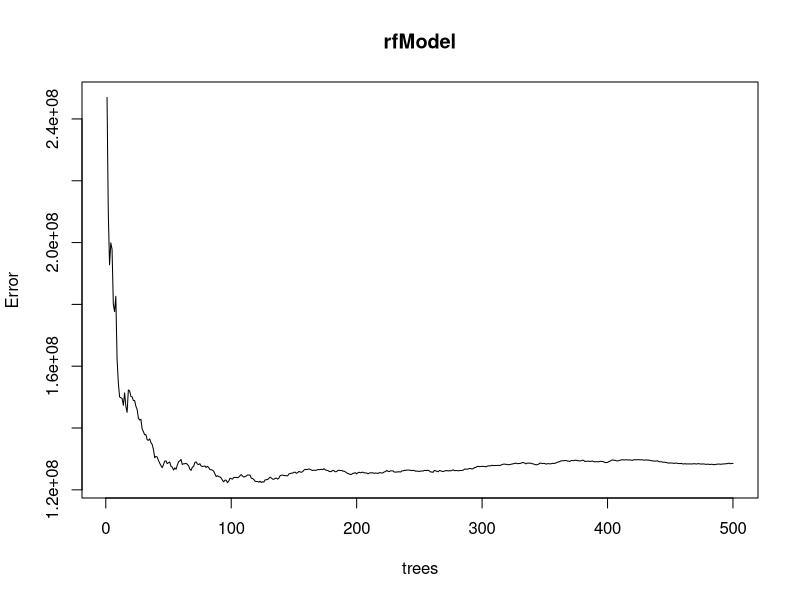
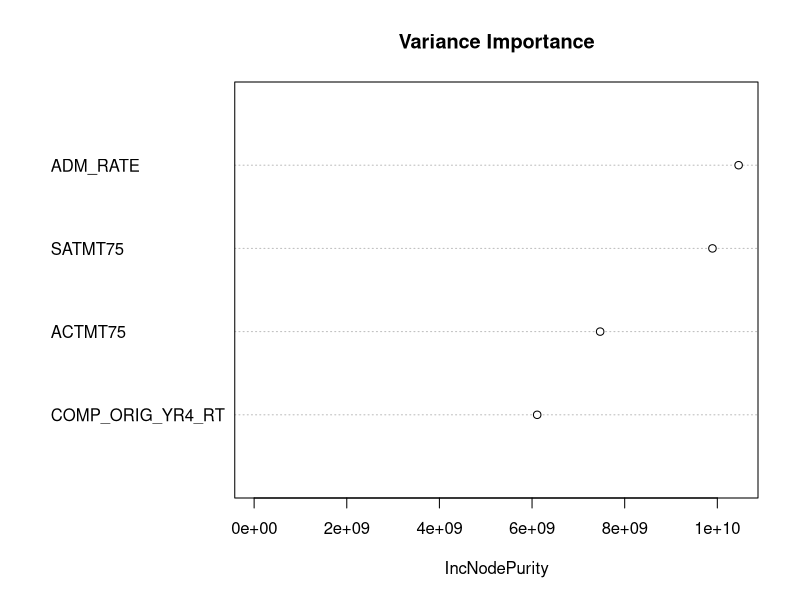

The R script that drew these images, in order:
#Prediction in earning
library(randomForest)

trainSet = read.csv("data/train-set.csv", header = TRUE)
trainSet = trainSet[c("SATMT75", "ACTMT75", "ADM_RATE", "COMP_ORIG_YR4_RT","MN_EARN_WNE_INC3_P10")]
testSet = read.csv("data/test-set.csv", header = TRUE)
testSet = testSet[c("SATMT75", "ACTMT75", "ADM_RATE", "COMP_ORIG_YR4_RT","MN_EARN_WNE_INC3_P10")]

rfModel = randomForest(MN_EARN_WNE_INC3_P10 ~ ., trainSet, ntree= 500)
plot(rfModel)
#We plot the error rate across decision trees.
#The plot shows that the error become more stable after 200 decision trees.

imp <- importance(rfModel,type = 2) 
#IncNodePurity is the average cumulative reduction in node impurity due
#to splits by a variable over the trees, which is also the mean decrease in MSE.

# Variable Importance Plot
varplot <- varImpPlot(rfModel, sort = T, main = "Variance Importance", n.var = 4)

#Predict response variable value using random forest model
predModel = predict(rfModel, testSet)

res = table(predModel, testSet$MN_EARN_WNE_INC3_P10)

#save into random forest binary file
save(rfModel, imp, predModel,varplot, res,file="./data/random-forest.RData")
